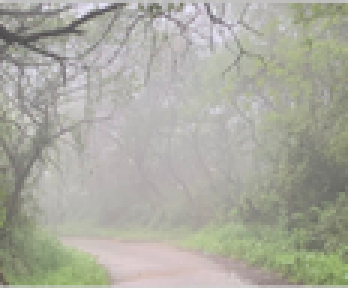
%> input picture 图像去雾程序MATLAB/迷雾1.png, 116 x 96 px, shrunk from 408 x 338 before the run (shown 3 times larger)
$ octave imageprocessing.m   (GNU Octave 9; MATLAB toolbox functions it lacks are replaced by stand-ins)
%> lines starting %> are read from the running program, lines starting %| are printed output that depends on the picture
### 图像去雾程序MATLAB/antongdao.m
%计算暗通道函数
%c为彩色图像矩阵;m,n为滤波窗口大小
%A为计算的暗通道

function  A=antongdao(c,m,n)
c=im2double(c);
[a,b,~]=size(c);
R1=c(:,:,1);
G1=c(:,:,2);
B1=c(:,:,3);
A=zeros(a,b);
d=A;
for i=1:a
for j=1:b
d(i,j)=min(R1(i,j),G1(i,j));
A(i,j)=min(d(i,j),B1(i,j));
end
end
A=ordfilt2(A,1,ones(m,n));                     %最小值滤波

### 图像去雾程序MATLAB/qjdqgz.m
%求解全局大气光照函数
%A为暗通道
%I1为原彩色图像
%Ac为全局大气光照

function  [Ac]=qjdqgz(A,I1)
I1=im2double(I1);
R1=I1(:,:,1);
G1=I1(:,:,2);
B1=I1(:,:,3);
[a,b]=size(A);
c=ceil(a*b/1000);        %朝正无穷大方向取整
r1=zeros(c,1);
g1=zeros(c,1);
b1=zeros(c,1);
m=0.9;
x=1;
d(1,1)=0;
q(1,1)=0;
while size(d,1)<=c
for i=1:a
for j=1:b
if A(i,j)>m && size(d,1)<=c
d(x,1)=i;
q(x,1)=j;
x=x+1;
end
if size(d,1)>c
     break
end
end
end
if size(d,1)<=c
m=m-0.1;
end
end
for p=1:c
r1(p,1)=R1(d(p,1),q(p,1));
g1(p,1)=G1(d(p,1),q(p,1));
b1(p,1)=B1(d(p,1),q(p,1));
end
Ar=max(max(r1));
Ag=max(max(g1));
Ab=max(max(b1));
Ac=[Ar,Ag,Ab];

### 图像去雾程序MATLAB/tsl.m
%求解透射率函数及去雾后RGB值
%I1为原彩色图像
%Ac为全局大气光照
%t为透射率
%R1,G1,B1为去雾后的值
function  [t,R1,G1,B1]=tsl(I1,Ac)
[a,b,~]=size(I1);
I1=im2double(I1);
R1=I1(:,:,1);
G1=I1(:,:,2);
B1=I1(:,:,3);
t=zeros(a,b);
d=t;
for i=1:a
     for j=1:b
   d(i,j)=min(R1(i,j)/Ac(1,1),G1(i,j)/Ac(1,2));
   t(i,j)=1-0.95*min(d(i,j),B1(i,j)/Ac(1,3));
     end
end
t=imguidedfilter(t);                      %导向滤波

for i=1:a
     for j=1:b
            R1(i,j)=(R1(i,j)-Ac(1,1))./(max(t(i,j),0.1))+Ac(1,1);
            G1(i,j)=(G1(i,j)-Ac(1,2))./(max(t(i,j),0.1))+Ac(1,2);
            B1(i,j)=(B1(i,j)-Ac(1,3))./(max(t(i,j),0.1))+Ac(1,3);

     end
end

### 图像去雾程序MATLAB/imageprocessing.m
clc
clear
close all;
%导入原始图片并显示
figure(1)
subplot(1,2,1)
I1=imread('迷雾1.png');
%> I1 is the input picture: size 96x116x3 uint8; mean R, G, B 170.4, 170.8, 160.2
imshow(I1)
title('有雾图像1')
impixelinfo;                         %显示像素坐标以及像素值

figure(1)
subplot(1,2,2)
I2=imread('迷雾2.png');
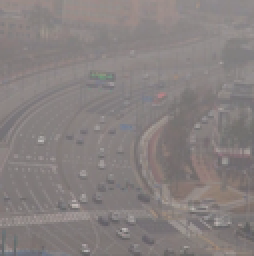
%> input picture 图像去雾程序MATLAB/迷雾2.png, 127 x 128 px, shrunk from 447 x 451 before the run (shown 2 times larger)
%> I2 is the input picture: size 128x127x3 uint8; mean R, G, B 135, 128.3, 127.5
figure(1)
imshow(I2)
title('有雾图像2')
impixelinfo;                               %显示像素坐标以及像素RGB值


%求解暗通道并显示暗通道图像
%求解暗通道函数     A=antongdao(a,m,n);
%a为彩色图像矩阵;m,n为滤波窗口大小,滤波窗口自己设置一般是3*3,5*5,9*9,15*15,25*25
%A为计算的暗通道
A1=antongdao(I1,25,25);
figure(2)
subplot(1,2,1)
imshow(A1)
title('暗通道图像1')


A2=antongdao(I2,5,5);
figure(2)
subplot(1,2,2)
imshow(A2)
impixelinfo;                         %显示像素坐标以及像素值
title('暗通道图像2')

%求解全局大气光照函数
%A为暗通道
%I1为原彩色图像
%Ac为全局大气光照
[Ac1]=qjdqgz(A1,I1);
%> after the loop in qjdqgz, `while size(d,1)<=c`: d = [32; 32; 32; 32; 32; 32; 32; 32; 32; 32; 32; 32; 32]; q = [50; 51; 52; 53; 54; 55; 56; 57; 58; 59; 60; 61; 62]; x = 14
%> after the loop in qjdqgz, `for p=1:c`: b1 = [0.725; 0.753; 0.745; 0.737; 0.757; 0.761; 0.722; 0.753; 0.753; 0.714; 0.729; 0.718]; g1 = [0.722; 0.741; 0.729; 0.722; 0.741; 0.749; 0.714; 0.741; 0.741; 0.71; 0.729; 0.725]; r1 = [0.729; 0.753; 0.745; 0.741; 0.765; 0.761; 0.718; 0.749; 0.749; 0.718; 0.737; 0.729]
%> in qjdqgz, `Ar=max(max(r1));`: Ar = 0.765
%> in qjdqgz, `Ag=max(max(g1));`: Ag = 0.749
%> in qjdqgz, `Ab=max(max(b1));`: Ab = 0.761
%> in qjdqgz, `Ac=[Ar,Ag,Ab];`: Ac = [0.765 0.749 0.761]
%> Ac1 = [0.765 0.749 0.761]
[Ac2]=qjdqgz(A2,I2);
%> Ac2 = [0.596 0.553 0.549]
%求解透射率函数及去雾后RGB值
%I1为原彩色图像
%Ac为全局大气光照
%t为透射率
%R1,G1,B1为去雾后的值
[t1,R1,G1,B1]=tsl(I1,Ac1);
%> after the loop in tsl, `for i=1:a`:
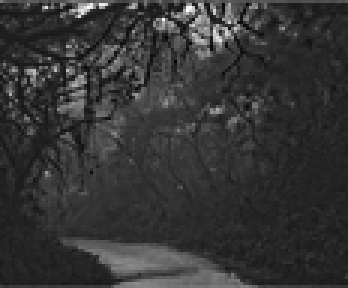
%> B1: size 96x116 double (shown 3 times larger); min -0.427, max 2.92, mean 0.279; drawn with min black and max white
%> after the loop in tsl, `for i=1:a`:
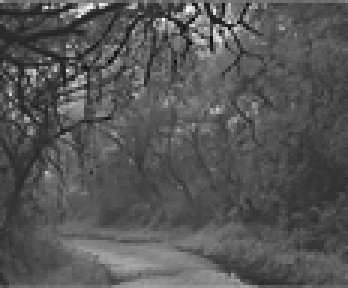
%> G1: size 96x116 double (shown 3 times larger); min -0.504, max 2.4, mean 0.481; drawn with min black and max white
[t2,R2,G2,B2]=tsl(I2,Ac2);
%> call 2 of tsl, with Ac = [0.596 0.553 0.549]
%> after the loop in tsl (call 2), `for i=1:a`:
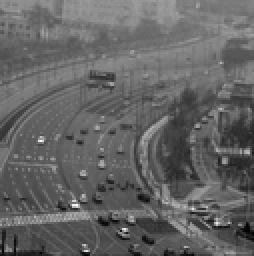
%> d: size 128x127 double (shown 2 times larger); min 0.632, max 1.28, mean 0.886; drawn with min black and max white
%> after the loop in tsl (call 2), `for i=1:a`:
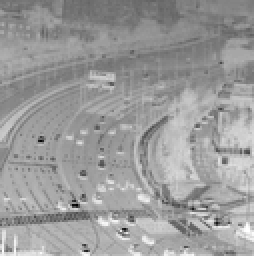
%> t: size 128x127 double (shown 2 times larger); min -0.212, max 0.4, mean 0.161; drawn with min black and max white
%> after the loop in tsl (call 2), `for i=1:a`:
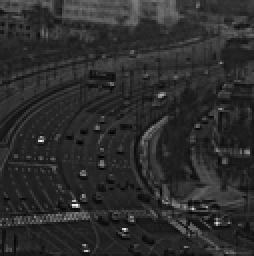
%> R1: size 128x127 double (shown 2 times larger); min -0.214, max 2.24, mean 0.219; drawn with min black and max white
I1=cat(3,R1,G1,B1);
%> I1: size 96x116x3 double
I2=cat(3,R2,G2,B2);
%> I2: size 128x127x3 double
figure(3)
subplot(1,2,1)
% I1=im2uint8(I1);
imshow(I1)
title('去雾图像1 ');
impixelinfo;

subplot(1,2,2)
% I2=im2uint8(I2);
imshow(I2)
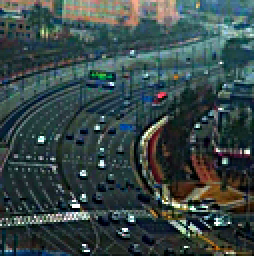
%> displayed picture: size 128x127x3, on the screen's scale of 0 to 255 (shown 2 times larger); mean R, G, B 56.2, 72.4, 72
title('去雾图像2 ');
impixelinfo;
